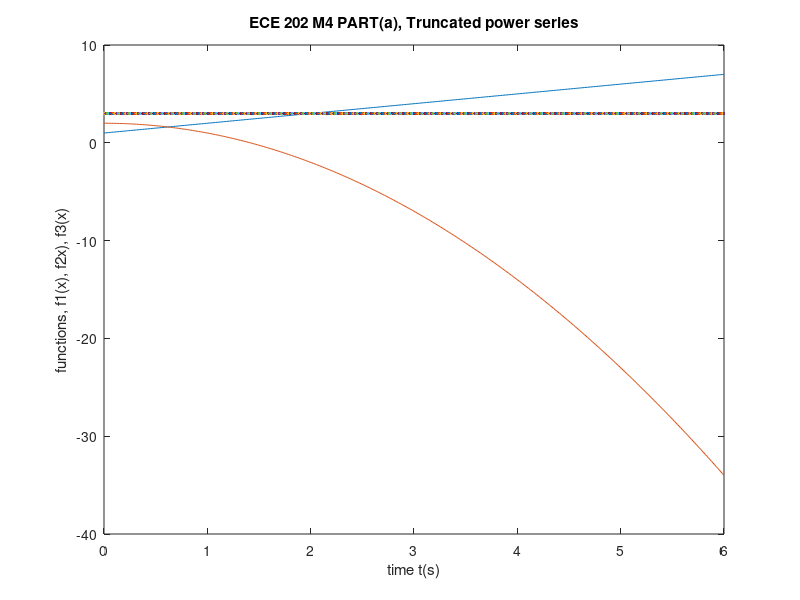
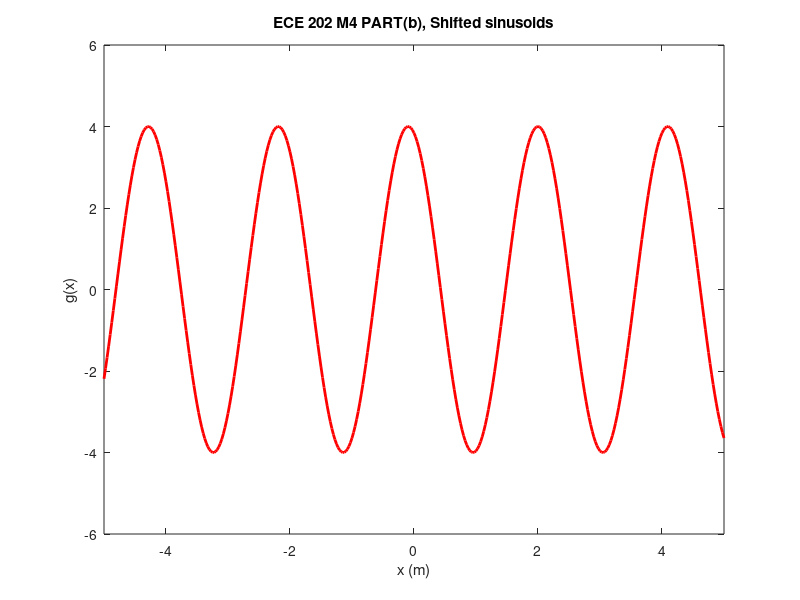
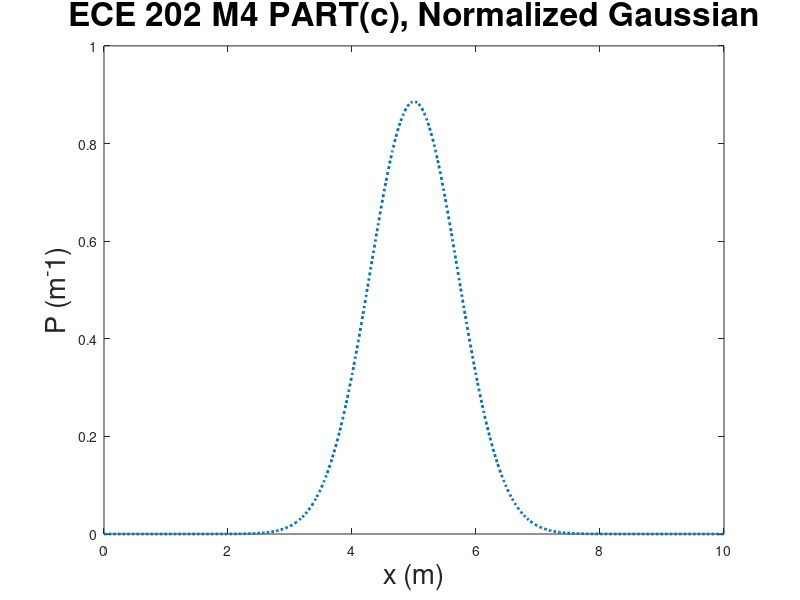
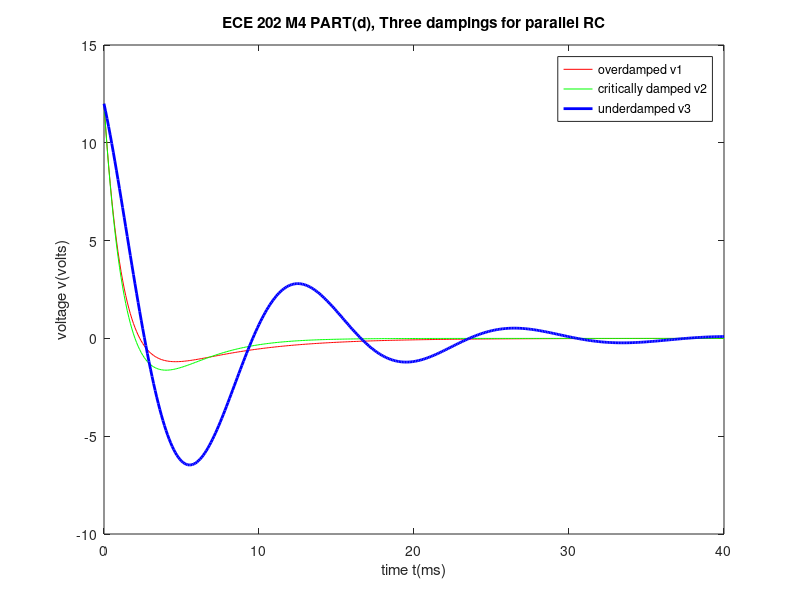

These figures' MATLAB source, in order:
% Khushkumar Jajoo
% 9/11/2021,
% ECE 202 Fall 2021
% MATLAB exercise M4
% plotting the given functions

clear
clf

%-----------part(a)--------------
t = linspace(0,6,401); % time array in s
f1 = 1 + t; % first expression to plot on the graph
f2 = 2 - (t.^2); % second expression to plot on the graph
f3 = 3; % third expression to plot on the graph
plot(t,f1 ,t,f2, t,f3, 'LineWidth', 3) % dashes and dots
                                      % thicker line 
xlabel('time t(s)') % labelling the x-axis
ylabel('functions, f1(x), f2x), f3(x)') % labelling the y-axis
title('ECE 202 M4 PART(a), Truncated power series')
figure 

%---------part(b)--------------------
x = linspace(-5,5,401); % array of x in m
g = 4*cos(3*(x-2)); % function for g(x)
plot(x, g, 'r', 'LineWidth', 2) % plotting the graph
axis([-inf inf -6 6]) % setting the vertical axis limits to -6,6
xlabel('x (m)') % labelling the x-axis
ylabel('g(x)') % labelling the y-axis
title('ECE 202 M4 PART(b), Shifted sinusoids')
figure

%----------------part(c)--------------
x = linspace(0,10,401); % array of x, in m
P = exp(-(x-5).^2) ./ 2*(3.14^(1/2)); % in m^-1
plot(x, P, ':', 'LineWidth', 2)% plotting the graph
title('ECE 202 M4 PART(c), Normalized Gaussian', 'FontSize', 24)
xlabel('x (m)', 'FontSize', 20) % labelling the x-axis
ylabel('P (m^-1)', 'FontSize', 20) % labelling the y axis
ax.FontSize = 16; % setting the axis values as per the instructions
figure

%--------------part(d)---------------------

tms = linspace(0,40,401); % array of time in ms
t = tms/1000; % converting array of time in ms to array of time in s
v1 = 16*exp(-800*t) - 4*exp(-200*t); % first expression to be plotted
v2 = 12*exp(-500*t) - 6000*t.*exp(-500*t); % second expression to be 
                                           % plotted
v3 = 12*exp(-120*t).*cos(450*t) - 5*exp(-120*t).*sin(450*t);% third 
                                                            % expression to 
                                                            % be plotted
plot(tms,v1,'r', tms,v2,'g', tms,v3,'b', 'LineWidth', 2)  % plotting the 
                                                          % graph
xlabel('time t(ms)') % labelling the x-axis
ylabel('voltage v(volts)') % labelling the y-axis
title('ECE 202 M4 PART(d), Three dampings for parallel RC')
legend('overdamped v1', 'critically damped v2', 'underdamped v3')






